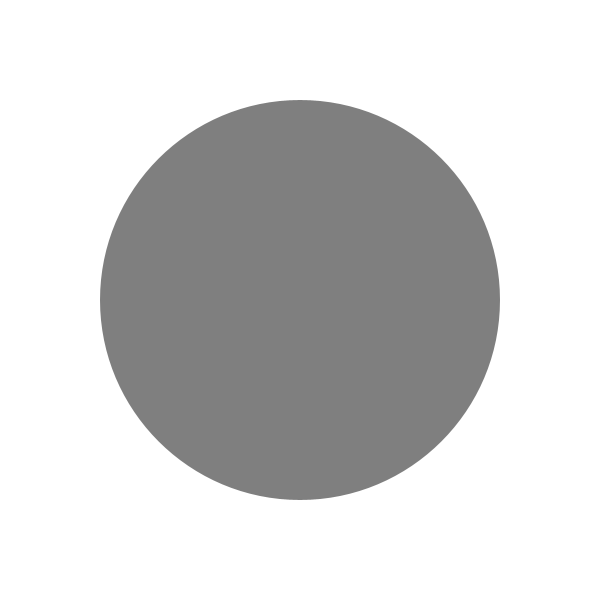
Frame 1 (no input)
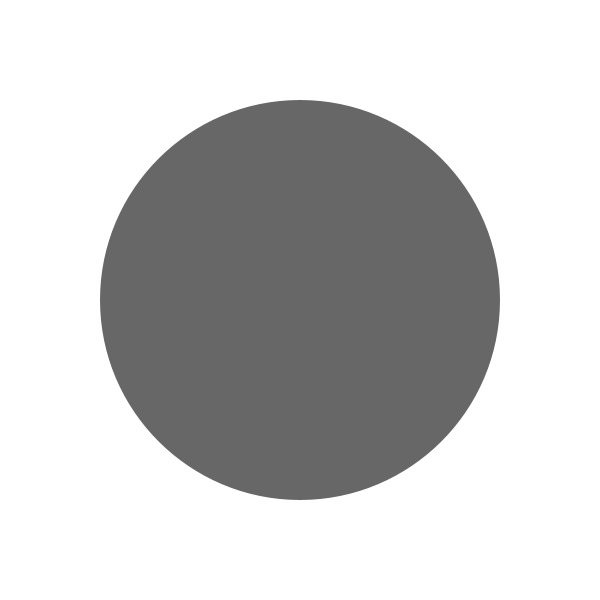
Frame 60 (the mouse pressed at the canvas centre just before this capture)
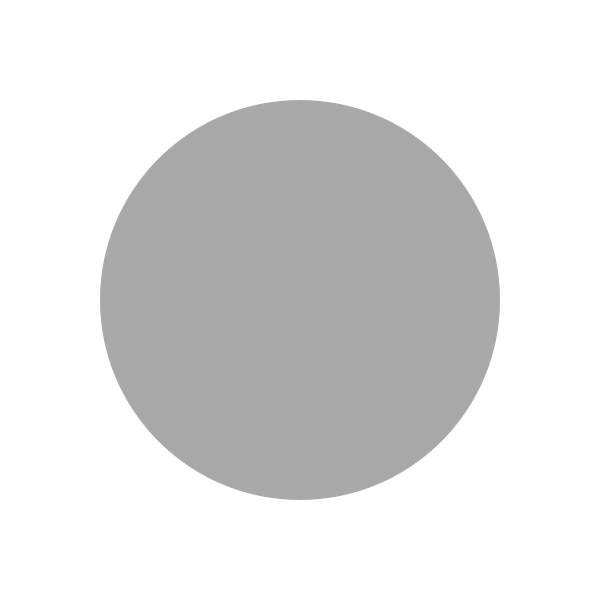
Frame 120 (the mouse held since frame 60 and released just before this capture)

The Processing sketch that drew these frames (run headless with seeded random() and noise(); from frame 60 on, the mouse is pressed at the canvas centre):

// Processing sketch: sketch_0503
// ── sketch_0503.pde
float angle = 0;
float speed = 0.05;

void setup() {
  size(600, 600);
  fill(0);
  noStroke();
}

void draw() {
  background(255);
  float x = width / 2;
  float y = height / 2;
  float alpha = 128 + sin(angle) * 127;
  angle += speed;
  
  fill(0, 0, 0, alpha);
  circle(x, y, 400);
}
